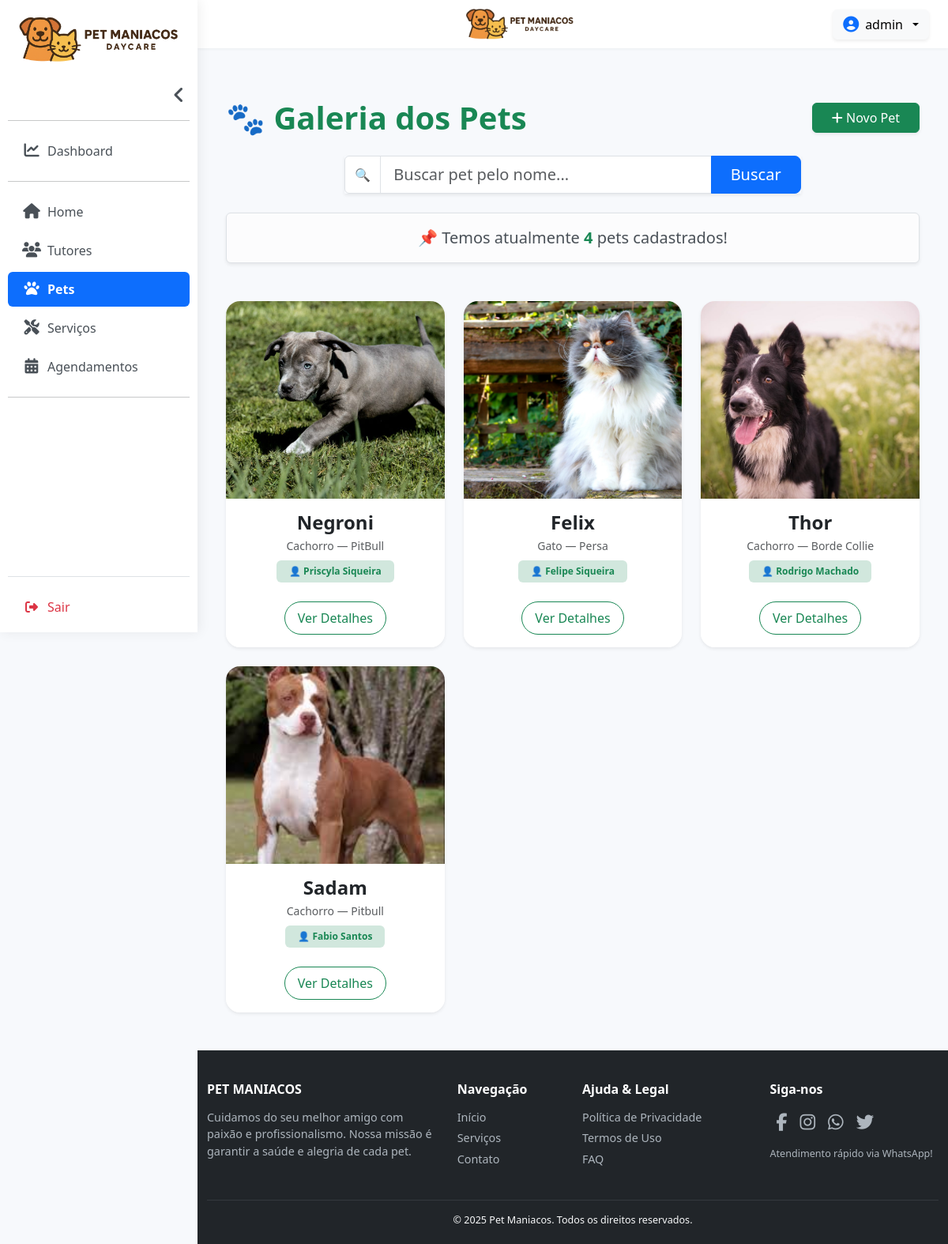
The page /pets/ (signed in) on the database its author committed.
### daycare/models.py (models this page shows, shortened)
class Pet(models.Model):
    ORIGEM_SEX = [
        ('macho', 'Macho'),
        ('femea', 'Fêmea'),
    ]
    name = models.CharField(max_length=100, verbose_name='Nome')
    species = models.CharField(max_length=100, verbose_name='Espécie')
    race = models.CharField(max_length=100, blank=True, null=True, verbose_name='Raça')
    age = models.CharField(max_length=50, blank=True, null=True, verbose_name='Idade')
    sex = models.CharField(max_length=20, choices=ORIGEM_SEX, blank=True, verbose_name='Sexo')
    weight = models.FloatField(blank=True, null=True, verbose_name='Peso')
    medical_observations = models.TextField(blank=True, null=True, verbose_name='Observações Médicas')
    photo = models.ImageField(upload_to='pets/', blank=True, null=True, verbose_name='Foto')
    tutor = models.ForeignKey(Tutor, on_delete=models.CASCADE, verbose_name='Nome do Tutor')
    class Meta:
        verbose_name = "Pet"
        verbose_name_plural = "Pets"

class Tutor(models.Model):
    ORIGEM_CHOICES = [
        ('internet', 'Internet'),
        ('amigo', 'Amigo'),
        ('indicacao_veterinario', 'Indicação de Veterinário'),
        ('redes_sociais', 'Redes Sociais'),
        ('panfleto', 'Panfleto / Outdoor'),
        ('passando_na_rua', 'Passando na Rua'),
        ('evento_pet', 'Evento Pet'),
        ('outro', 'Outro'),
    ]
    name = models.CharField(max_length=255, verbose_name='Nome')
    cpf = models.CharField(max_length=14, unique=True, verbose_name='CPF')
    phone_number = models.CharField(max_length=20, blank=True, null=True, verbose_name='Telefone')
    email = models.EmailField(blank=True, null=True, verbose_name='Email')
    address = models.TextField(blank=True, null=True, verbose_name='Endereço')
    state = models.ForeignKey(State, on_delete=models.SET_NULL, null=True, blank=True, verbose_name='Estado')
    city = ChainedForeignKey(
        City,
        chained_field="state",
        chained_model_field="state",
        verbose_name='Cidade',
        show_all=False,
        auto_choose=True,
        sort=True,
        null=True,
        blank=True,
        on_delete=models.SET_NULL,
    )
    know = models.CharField(max_length=50, choices=ORIGEM_CHOICES, blank=True, null=True, verbose_name='Como Conheceu')
    class Meta:
        verbose_name = "Tutor"
        verbose_name_plural = "Tutores"

### daycare/views.py (the view)
# urls.py: path('pets/', PetListView.as_view(), name='pet_list'),
@method_decorator(login_required, name='dispatch')
class PetListView(ListView):
    model = Pet
    template_name = 'pet_list.html'
    context_object_name = 'pet_list'
    def get_queryset(self):
        queryset = super().get_queryset()
        query = self.request.GET.get('q')
        if query:
            queryset = queryset.filter(name__icontains=query)
        return queryset
    def get_context_data(self, **kwargs):
        context = super().get_context_data(**kwargs)
        context["search_term"] = self.request.GET.get('q', '')
        return context

### daycare/templates/pet_list.html (shortened to what this page needs)
{% extends 'base.html' %}
{% block content %}
<div class="container py-4">
    <div class="d-flex justify-content-between align-items-center mb-4">
        <h1 class="fw-bold text-success m-0">🐾 Galeria dos Pets</h1>
        <a href="{% url 'pet_create' %}" class="btn btn-success shadow-sm px-4">
            <i class="fas fa-plus"></i> Novo Pet
        </a>
    </div>
    <form method="get" class="mb-4">
        <div class="row justify-content-center">
            <div class="col-md-8">
                <div class="input-group shadow-sm">
                    <span class="input-group-text bg-white">🔍</span>
                    <input type="text" name="q" class="form-control form-control-lg"
                        placeholder="Buscar pet pelo nome..."
                        value="{{ search_term }}">
                    <button class="btn btn-primary btn-lg px-4">Buscar</button>
                </div>
            </div>
        </div>
    </form>
    <div class="alert alert-light border shadow-sm text-center mb-5 fs-5">
        📌 Temos atualmente <strong class="text-success">{{ pet_list|length }}</strong> pets cadastrados!
    </div>
    {% if pet_list %}
    <div class="row g-4">
        {% for pet in pet_list %}
            <div class="col-12 col-md-6 col-lg-4 d-flex">
                <div class="pet-card card shadow-sm border-0 w-100">
                    {% if pet.photo %}
                        <div class="pet-img-wrapper">
                            <img src="{{ pet.photo.url }}" alt="Foto de {{ pet.name }}" class="pet-card-img">
                        </div>
                    {% else %}
                        <div class="pet-img-wrapper d-flex justify-content-center align-items-center bg-light">
                            <span class="text-muted fs-4">📸 Sem foto</span>
                        </div>
                    {% endif %}
                    <div class="card-body text-center py-3">
                        <h4 class="fw-bold text-dark mb-1">{{ pet.name }}</h4>
                        <p class="text-muted small mb-2">
                            {{ pet.species }}{% if pet.race %} — {{ pet.race }}{% endif %}
                        </p>
                        <span class="badge bg-success-subtle text-success px-3 py-2">
                            👤 {{ pet.tutor.name }}
                        </span>
                    </div>
                    <div class="card-footer bg-white border-0 text-center pb-3">
                        <a href="{% url 'pet_detail' pet.pk %}"
                            class="btn btn-outline-success px-3 py-2 rounded-pill">
                            Ver Detalhes
                        </a>
                    </div>
                </div>
            </div>
        {% endfor %}
    </div>
    {% endif %}
</div>
{% endblock %}

### daycare/templates/base.html (shortened to what this page needs)
{% load static %}
<!DOCTYPE html>
<html lang="pt-br">
<head>
    <link href="https://cdn.jsdelivr.net/npm/bootstrap@5.3.2/dist/css/bootstrap.min.css" rel="stylesheet">
    <link rel="stylesheet" href="https://cdnjs.cloudflare.com/ajax/libs/font-awesome/6.5.2/css/all.min.css">
</head>
<body>
{% if user.is_authenticated %}
<nav id="sidebar" class="sidebar-expanded">
    <div class="sidebar-header">
        <a class="navbar-brand" href="{% url 'home' %}">
            <img id="sidebar-logo" src="{% static 'img/logo2.png' %}"
                data-full-src="{% static 'img/logo2.png' %}"
                data-collapsed-src="{% static 'img/logo_small.png' %}"
                alt="Logo" class="img-fluid sidebar-logo">
        </a>
    </div>
    <div id="sidebar-collapsible-content">
        <div class="toggle-sidebar-container d-none d-lg-flex">
            <button id="desktop-sidebar-toggle" class="toggle-sidebar-btn">
                <i class="fas fa-angle-left fa-lg"></i>
            </button>
        </div>
        <ul class="list-unstyled components mb-2">
            <hr>
            <li><a href="{% url 'dashboard' %}" class="sidebar-link {% if request.path == '/dashboard/' %}active{% endif %}"><i class="fas fa-chart-line"></i> <span class="link-text">Dashboard</span></a></li>
            <hr>
            <li><a href="{% url 'home' %}" class="sidebar-link {% if request.resolver_match.url_name == 'home' %}active{% endif %}"><i class="fas fa-home"></i> <span class="link-text">Home</span></a></li>
            <li><a href="{% url 'tutor_list' %}" class="sidebar-link {% if 'tutores' in request.path %}active{% endif %}"><i class="fas fa-users"></i> <span class="link-text">Tutores</span></a></li>
            <li><a href="{% url 'pet_list' %}" class="sidebar-link {% if 'pets' in request.path %}active{% endif %}"><i class="fas fa-paw"></i> <span class="link-text">Pets</span></a></li>
            <li><a href="{% url 'service_list' %}" class="sidebar-link {% if 'service' in request.path %}active{% endif %}"><i class="fas fa-tools"></i> <span class="link-text">Serviços</span></a></li>
            <li><a href="{% url 'scheduling_list' %}" class="sidebar-link {% if 'agendamentos' in request.path %}active{% endif %}"><i class="fas fa-calendar-alt"></i> <span class="link-text">Agendamentos</span></a></li>
            <hr>
        </ul>
    </div>
    <div class="mt-auto pt-3 border-top">
        <form method="post" action="{% url 'logout' %}">
            <button type="submit" class="sidebar-logout-button text-danger">
                <i class="fas fa-sign-out-alt"></i> <span class="link-text">Sair</span>
            </button>
        </form>
    </div>
</nav>
{% endif %}
<div id="content-wrapper" {% if not user.is_authenticated %}class="full-width-content"{% endif %}>
    {% if user.is_authenticated %}
    <nav id="top-bar" class="navbar navbar-expand-lg py-2">
        <div class="container-fluid pe-4">
            <div class="container-fluid justify-content-center">
                <a href="{% url 'home' %}">
                    <img id="topbar-logo-centered" src="{% static 'img/logo2.png' %}"
                        alt="Logo Pet Maniacos"
                        class="d-block mx-auto">
                </a>
            </div>
            <div class="d-flex align-items-center gap-3 ms-lg-auto">
                <div class="dropdown">
                    <button class="btn btn-light d-flex align-items-center gap-2 dropdown-toggle shadow-sm" type="button" data-bs-toggle="dropdown" aria-expanded="false">
                        <i class="fas fa-user-circle fa-lg text-primary"></i>
                        <span class="fw-medium">{{ user.first_name|default:user.username }}</span>
                    </button>
                </div>
            </div>
        </div>
    </nav>
    {% endif %}
    <main class="container-fluid py-4 flex-grow-1 px-4">
        {% block content %}{% endblock %}
    </main>
    <footer class="text-start">
        <div class="container-fluid">
            <div class="row">
                <div class="col-lg-4 col-md-6 mb-4 mb-lg-0">
                    <h5 class="text-uppercase">Pet Maniacos</h5>
                    <p>
                        Cuidamos do seu melhor amigo com paixão e profissionalismo.
                        Nossa missão é garantir a saúde e alegria de cada pet.
                    </p>
                </div>
                <div class="col-lg-2 col-md-6 mb-4 mb-lg-0">
                    <h5>Navegação</h5>
                    <ul class="list-unstyled">
                        <li><a href="{% url 'home' %}">Início</a></li>
                        <li><a href="{% url 'service_list'%}">Serviços</a></li>
                        <li><a href="{% url 'contato' %}">Contato</a></li>
                    </ul>
                </div>
                <div class="col-lg-3 col-md-6 mb-4 mb-lg-0">
                    <h5>Ajuda & Legal</h5>
                    <ul class="list-unstyled">
                        <li><a href="{% url 'politica_privacidade' %}">Política de Privacidade</a></li>
                        <li><a href="{% url 'termos_de_uso' %}">Termos de Uso</a></li>
                        <li><a href="{% url 'faq' %}">FAQ</a></li>
                    </ul>
                </div>
                <div class="col-lg-3 col-md-6 mb-4 mb-lg-0">
                    <h5>Siga-nos</h5>
                    <div class="social-icons mb-3">
                        <a href="#" class="me-2"><i class="fa-brands fa-facebook-f"></i></a>
                        <a href="#" class="me-2"><i class="fa-brands fa-instagram"></i></a>
                        <a href="#" class="me-2"><i class="fa-brands fa-whatsapp"></i></a>
                        <a href="#" class="me-2"><i class="fa-brands fa-twitter"></i></a>
                    </div>
                    <p class="small text-center text-md-start">Atendimento rápido via WhatsApp!</p>
                </div>
            </div>
            <hr class="mt-4 mb-3 border-secondary opacity-25">
            <div class="row">
                <div class="col-12 text-center">
                    <p class="mb-0 small text-light">
                        &copy; 2025 Pet Maniacos. Todos os direitos reservados.
                    </p>
                </div>
            </div>
        </div>
    </footer>
</div>
</body>
</html>

### daycare/templates/base.html (style rules this page uses)
:root { --sidebar-width: 250px; --sidebar-collapsed-width: 70px; --primary-color: #0d6efd; --secondary-bg: #f7f9fc; }
body { min-height: 100vh; display: flex; background-color: var(--secondary-bg); }
#sidebar { width: var(--sidebar-width); height: 100vh; position: fixed; top: 0; left: 0; background-color: #fff; padding: 10px; box-shadow: 2px 0 15px rgba(0,0,0,0.07); overflow: hidden; z-index: 1050; display: flex; flex-direction: column; transition: width 0.3s; }
#sidebar .sidebar-header { display: flex; justify-content: center; align-items: center; padding: 5px 10px 15px 10px; height: 90px; position: relative; }
#sidebar .sidebar-header img { height: auto; max-height: 70px; width: auto; transition: all 0.3s; object-fit: contain; }
.toggle-sidebar-btn { background: transparent; border: none; cursor: pointer; font-size: 1.2rem; color: #495057; transition: transform 0.3s, color 0.3s; }
.toggle-sidebar-container { display: flex; justify-content: flex-end; padding-top: 5px; margin-bottom: 10px; }
.sidebar-link { padding: 10px 10px; display: flex; align-items: center; color: #495057; text-decoration: none; border-radius: 6px; margin-bottom: 5px; font-weight: 500; transition: background-color 0.2s, color 0.2s; }
.sidebar-link i { min-width: 40px; font-size: 1.2rem; text-align: center; }
.sidebar-link .link-text { white-space: nowrap; transition: opacity 0.3s, max-width 0.3s; }
.sidebar-link.active { background-color: var(--primary-color); color: #fff; font-weight: bold; }
.sidebar-logout-button { border: none; background: none; cursor: pointer; padding: 10px; text-align: left; width: 100%; display: flex; align-items: center; font-weight: 500; border-radius: 6px; transition: background-color 0.2s; color: #495057; }
.sidebar-logout-button i { min-width: 40px; text-align: center; }
#content-wrapper { margin-left: var(--sidebar-width); flex-grow: 1; display: flex; flex-direction: column; transition: margin-left 0.3s; width: 100%; }
#top-bar { background-color: #fff; box-shadow: 0 1px 4px rgba(0,0,0,0.05); width: 100%; position: sticky; top: 0; z-index: 1020; }
#topbar-logo-centered { height: 45px; width: auto; object-fit: contain; }
footer { background-color: #212529; color: #adb5bd; padding: 40px 0 20px 0; margin-top: auto; font-size: 0.9rem; }
footer h5 { color: #fff; font-weight: 600; margin-bottom: 15px; font-size: 1rem; }
footer a { color: #adb5bd; text-decoration: none; transition: color 0.2s; display: block; margin-bottom: 5px; }
.social-icons { display: flex; justify-content: center; margin-bottom: 15px !important; }
.social-icons a { color: #adb5bd; margin: 0 8px; font-size: 1.4rem; }
@media (min-width: 992px) { .social-icons { justify-content: flex-start; } }

### daycare/templates/pet_list.html (style rules this page uses)
.pet-card { transition: transform 0.25s ease, box-shadow 0.25s ease; border-radius: 18px; overflow: hidden; }
.pet-img-wrapper { height: 250px; overflow: hidden; }
.pet-card-img { width: 100%; height: 100%; object-fit: cover; transition: transform 0.4s ease; }
.bg-success-subtle { background: #eaf8ec; }

### rows shown on the page
Pet: photo (picture), name "Negroni", species "Cachorro", race "PitBull", tutor.name "Priscyla Siqueira"
Pet: photo (picture), name "Felix", species "Gato", race "Persa", tutor.name "Felipe Siqueira"
Pet: photo (picture), name "Thor", species "Cachorro", race "Borde Collie", tutor.name "Rodrigo Machado"
Pet: photo (picture), name "Sadam", species "Cachorro", race "Pitbull", tutor.name "Fabio Santos"

### other values the page prints
{{ user.first_name|default:user.username }} "admin"
{{ pet_list|length }} "4"
